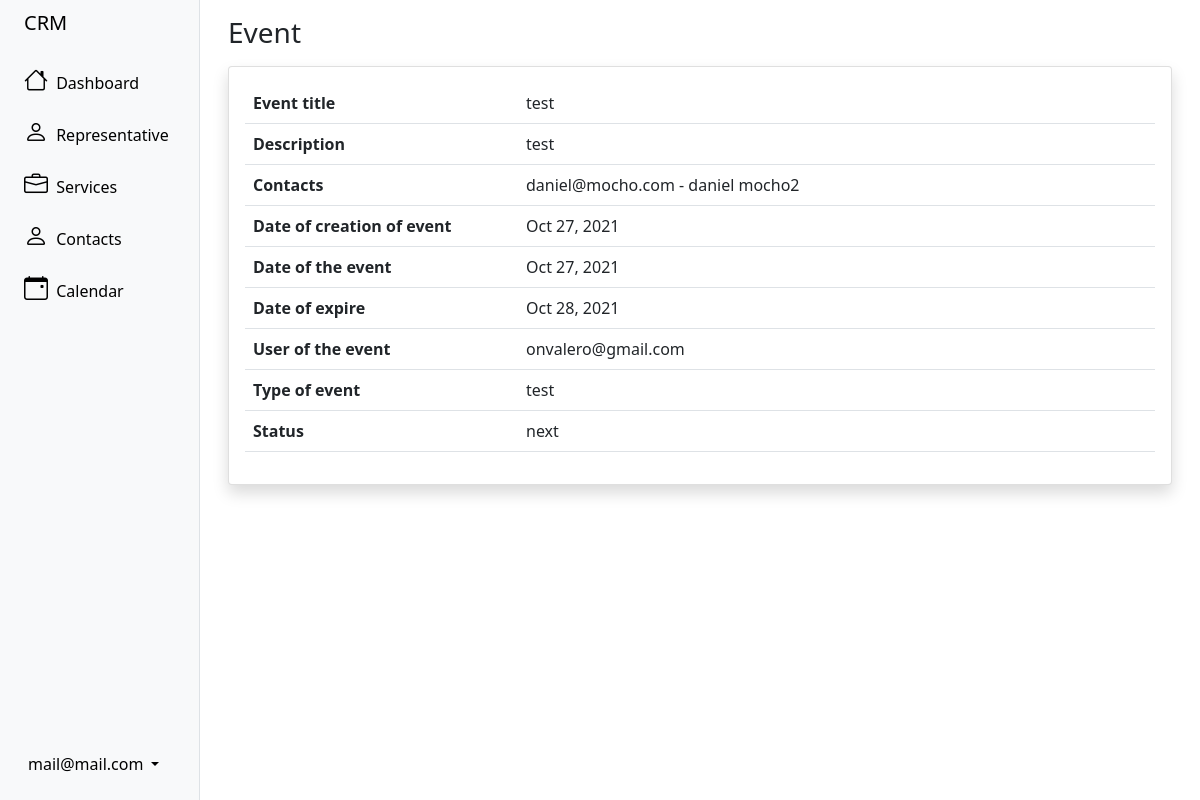
The app's page /event/viewEvent/1 (signed in) with its own data.
### user/models.py (models this page shows, shortened)
class crmUser(AbstractBaseUser):
	status = models.BooleanField('Status', default=True)
	admin_user = models.BooleanField('Admin', default=False)
	name = models.CharField('Name', max_length=100)
	last_name = models.CharField('Last name', max_length=100)
	user_email = models.EmailField('User email', unique=True, max_length=255)
	personal_email = models.EmailField('Personal email', unique=True, max_length=255, blank=True, null=True)
	dni = models.IntegerField('DNI', unique=True, blank=True, null=True)
	address = models.TextField('Address', blank=True, null=True)
	phone_number = models.IntegerField('Phone number', blank=True, null=True)
	country = CountryField('Country', blank=True, null=True)
	objects = crmUserManager()
	USERNAME_FIELD = 'user_email'
	REQUIRED_FIELDS = ['name', 'last_name']
	def __str__(self):
		return self.user_email
	@property
	def is_staff(self):
		return self.admin_user

### event/models.py (models this page shows)
class Event(models.Model):
	STATUS = (
        ('next','Next'),
        ('in process','In process'),
        ('carried out','Carried out'),
        ('postponed','Postponed'),
        ('finalized','Finalized'),
    )
	event_title = models.CharField(max_length=100)
	description = models.TextField()
	creation_date = models.DateTimeField(default=now, editable=False)
	event_date = models.DateTimeField()
	expiration_event_date = models.DateTimeField(blank=True, null=True)
	type = models.CharField(max_length=100)
	status = models.CharField(max_length=15, choices=STATUS)
	contacts = models.ManyToManyField(Client)
	id_user = models.ForeignKey(crmUser, on_delete=CASCADE, blank=True, null=True)

### sales/models.py (models this page shows)
class Client(models.Model):
	STATUS = (
        (True,'Is client'),
        (False,'Not Client'),
    )
	name = models.CharField(max_length=100)
	last_name = models.CharField(max_length=100)
	email = models.EmailField(unique=True)
	phone_number = models.IntegerField()
	status = models.BooleanField(choices=STATUS)
	register_date = models.DateTimeField(default=now, editable=False)
	country = CountryField()
	twitter = models.CharField(max_length=100, unique=True, blank=True, null=True)
	facebook = models.CharField(max_length=100, unique=True, blank=True, null=True)
	instagram = models.CharField(max_length=100, unique=True, blank=True, null=True)
	id_representative = models.ForeignKey(crmUser, on_delete=CASCADE)
	def __str__(self):
		return  self.email + ' - ' + self.name + ' ' + self.last_name

### event/views.py (the view)
# urls.py: path('viewEvent/<id>', viewEvent, name='viewEvent'),
@login_required
def viewEvent(request, id):
    try:
        context = Event.objects.get(id= id)
    except Event.DoesNotExist:
        return redirect('events')
    if context.id_user == request.user or request.user.admin_user:
        return render(request, 'calendar/consult_event.html', {'context': context})
    messages.error(request, 'You do not have permission to enter')
    return redirect('dashboard')

### templates/calendar/consult_event.html
{% extends 'sidebar.html' %}
{% block content %}
<div class="container-fluid px-3 mt-3">
    <h1 class="h3 mb-3 text-gray-800">Event</h1>
    <div class="card shadow mb-4">
        <div class="card-body">
            <div class="table-responsive">
                <table class="table table-bordeless" id="dataTable" width="100%" cellspacing="0">
                    <tbody>
                        <tr>
                            <td class="align-left" style="width: 30%"><strong>Event title </strong></td>
                            <td class="align-left">{{context.event_title}}</td>
                        </tr>
                        <tr>
                            <td class="align-left"><strong>Description </strong></td>
                            <td class="align-left">{{context.description}}</td>
                        </tr>
                        <tr>
                            <td class="align-left"><strong>Contacts </strong></td>
                            <td class="align-left">
                                {% for contact in context.contacts.all %}
                                <span>{{contact}}<br></span>
                                {% endfor %}
                            </td>
                        </tr>
                        <tr>
                            <td class="align-left"><strong>Date of creation of event </strong></td>
                            <td class="align-left">{{context.creation_date|date:"M d, Y"}}</td>
                        </tr>
                        <tr>
                            <td class="align-left"><strong>Date of the event </strong></td>
                            <td class="align-left">{{context.event_date|date:"M d, Y"}}</td>
                        </tr>
                        <tr>
                            <td class="align-left"><strong>Date of expire </strong></td>
                            <td class="align-left">{{context.expiration_event_date|date:"M d, Y"}}</td>
                        </tr>
                        <tr>
                            <td class="align-left"><strong>User of the event </strong></td>
                            <td class="align-left">{{context.id_user}}</td>
                        </tr>
                        <tr>
                            <td class="align-left"><strong>Type of event </strong></td>
                            <td class="align-left">{{context.type}}</td>
                        </tr>
                        <tr>
                            <td class="align-left"><strong>Status </strong></td>
                            <td class="align-left">{{context.status}}</td>
                        </tr>
                    </tbody>
                </table>
            </div>
        </div>
    </div>
</div>
{% endblock content %}

### templates/sidebar.html (shortened to what this page needs)
<!DOCTYPE html>
<html lang="en">
<head>
    <link href="https://cdn.jsdelivr.net/npm/bootstrap@5.1.3/dist/css/bootstrap.min.css" rel="stylesheet">
    <link rel="stylesheet" href="https://cdn.jsdelivr.net/npm/bootstrap-icons@1.6.1/font/bootstrap-icons.css">
</head>
<body>
    <div class="container-fluid overflow-hidden">
        <div class="row flex-nowrap vh-100 overflow-auto">
            <div class="col-auto col-md-3 col-xl-2 px-sm-2 px-0 bg-light border-end sticky-top">
                <div class="d-flex flex-column align-items-center align-items-sm-start px-3 pt-2 text-black min-vh-100 ">
                    <a href="{% url 'dashboard' %}" class="d-flex align-items-center pb-3 mb-md-0 me-md-auto text-black text-decoration-none">
                        <span class="fs-5 d-none d-sm-inline">CRM</span>
                    </a>
                    <ul class="nav nav-pills flex-column mb-sm-auto mb-0 align-items-center align-items-sm-start" id="menu">
                        <li class="nav-item">
                            <a href="{% url 'dashboard' %}" class="nav-link align-middle text-black px-0">
                                <i class="fs-4 bi-house"></i> <span class="ms-1 d-none d-sm-inline">Dashboard</span>
                            </a>
                        </li>
                        {% if request.user.is_staff %}
                        <li>
                            <a href="#submenu1" data-bs-toggle="collapse" class="text-black nav-link px-0 align-middle ">
                                <i class="fs-4 bi-person"></i> <span class="ms-1 d-none d-sm-inline">Representative</span></a>
                        </li>
                        {% endif %}
                        <li>
                            <a href="#submenu2" data-bs-toggle="collapse" class="text-black nav-link px-0 align-middle ">
                                <i class="fs-4 bi-briefcase"></i> <span class="ms-1 d-none d-sm-inline">Services</span></a>
                        </li>
                        <li>
                            <a href="#submenu4" data-bs-toggle="collapse" class="text-black nav-link px-0 align-middle ">
                                <i class="fs-4 bi-person"></i> <span class="ms-1 d-none d-sm-inline">Contacts</span></a>
                        </li>
                        <li>
                            <a href="#submenu5" data-bs-toggle="collapse" class="text-black nav-link px-0 align-middle ">
                                <i class="fs-4 bi-calendar-event"></i> <span class="ms-1 d-none d-sm-inline">Calendar</span></a>
                        </li>
                    </ul>
                    <div class="dropdown pb-4">
                        <a href="#" class="d-flex align-items-center text-black text-decoration-none dropdown-toggle" id="dropdownUser1" data-bs-toggle="dropdown" aria-expanded="false">
                            <span class="d-none d-sm-inline mx-1">{{user.user_email}}</span>
                        </a>
                    </div>
                </div>
            </div>
            <div class="col">
                {% block content %} {% endblock content %}
            </div>
        </div>
    </div>
</body>
</html>

### records on screen
crmUser: user_email "mail@mail.com"
Event: event_title "test", description "test", creation_date "Oct 27, 2021", event_date "Oct 27, 2021", expiration_event_date "Oct 28, 2021", id_user "onvalero@gmail.com", type "test", status "next"
Client: email+name+last_name "daniel@mocho.com - daniel mocho2"
